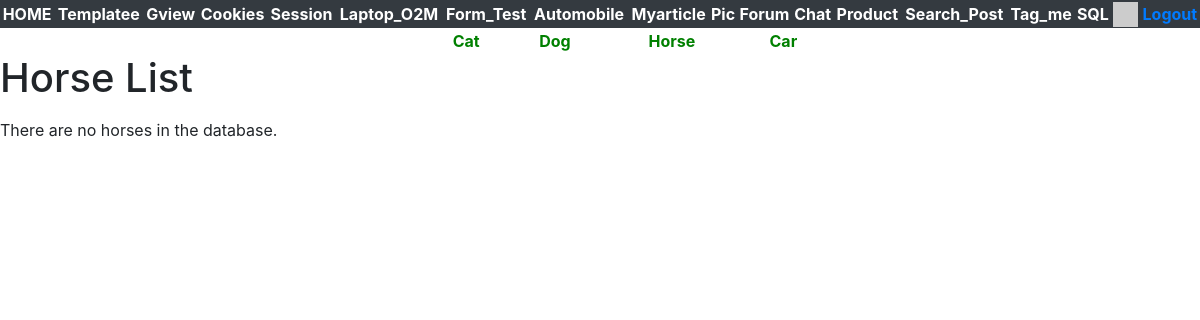
Page /gview/horses (signed in) on the earlier database version.
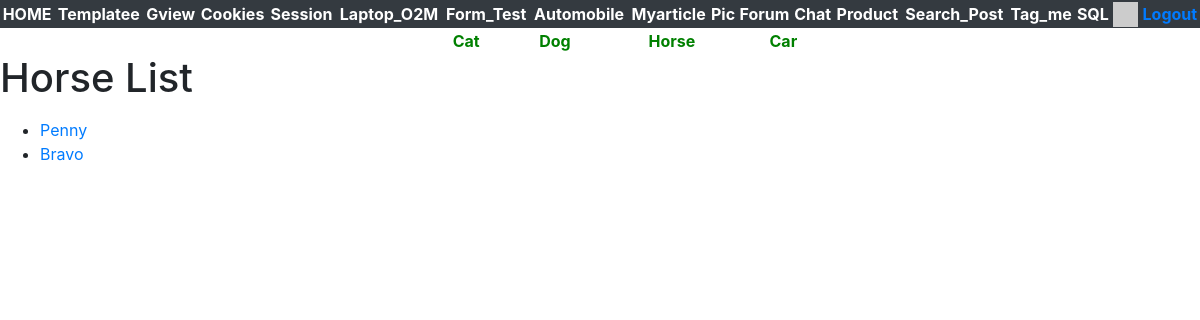
Same page on the later database version.
### gview/models.py (models this page shows, shortened)
class Horse(models.Model):
    name = models.CharField(max_length=200,db_index=True,help_text='Horse name')

### gview/views.py (the view)
# urls.py: path('horses',views.HorseListView.as_view(),name='horses'),
class HorseListView(CatListView):
    model = Horse

### gview/views.py (called while the page is built)
    def get(self,request):
        modelname = self.model._meta.verbose_name.title().lower()
        stuff = self.model.objects.all()
        cntx = {modelname+'_list':stuff}
        return render(request,'gview/'+modelname+'_list.html',cntx)

### home/context_processors.py (called while the page is built)
def settings(request):
    return {
        'settings': django_settings,
    }

### home/templatetags/app_tags.py (called while the page is built)
@register.filter(name='gravatar')
def gravatar(user, size=35):
    email = str(user.email.strip().lower()).encode('utf-8')
    email_hash = md5(email).hexdigest()
    url = "//www.gravatar.com/avatar/{0}?s={1}&d=identicon&r=PG"
    return url.format(email_hash, size)

### gview/templates/gview/horse_list.html
{% extends "gview/base.html" %}
{% block content %}
<h1>Horse List</h1>
<p>
    {% if horse_list %}
<ul>
    {% for horse in horse_list %}
    <li>
        <a href={% url 'gview:horse' horse.id %}>{{horse.name}}</a>
    </li>
    {% endfor %}
</ul>
{% else %}
<p>There are no horses in the database.</p>
{% endif %}
</p>
{% endblock %}

Differences in the rows shown:
added Horse: name "Penny"
added Horse: name "Bravo"
Other differences:
text no longer shown: "There are no horses in the database."
